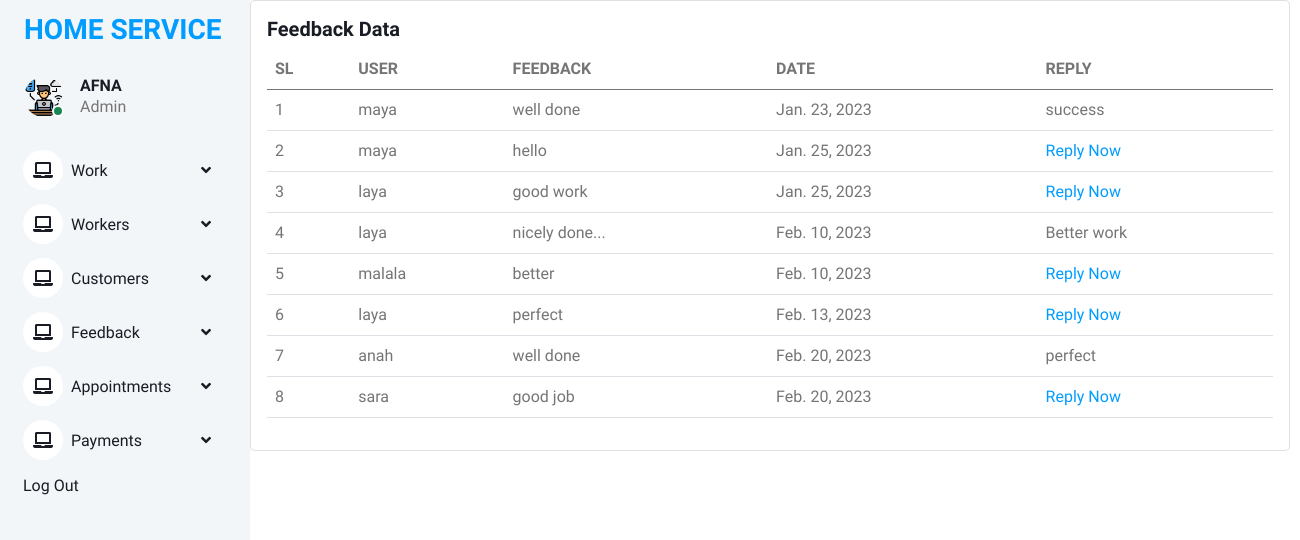
The page /feedbacks (signed in) on the database its author committed.
### online_home_service_app/models.py (models this page shows)
class Complaints(models.Model):
    user = models.ForeignKey(Login,on_delete=models.DO_NOTHING)
    feedback = models.TextField()
    date = models.DateField(auto_now=True)
    reply = models.TextField(null=True,blank=True)

class Login(AbstractUser):
    is_customer=models.BooleanField(default=False)
    is_worker=models.BooleanField(default=False)

### online_home_service_app/views.py (the view)
# urls.py: path("feedbacks", views.feedbacks, name="feedbacks"),
@login_required(login_url = 'logout')
def feedbacks(request):
    n = Complaints.objects.all
    return render(request, "admin/feedbacks.html",{"feedbacks":n})

### templates/admin/feedbacks.html (shortened to what this page needs)
{% extends "admin/admin base.html" %}
{% block content %}
<div class="card" style="width: 65rem;">
  <div class="card-body">
    <h5 class="card-title">Feedback Data</h5>
<table class="table">
  <thead>
    <tr>
      <th scope="col">SL</th>
      <th scope="col">USER</th>
      <th scope="col">FEEDBACK</th>
      <th scope="col">DATE</th>
      <th scope="col">REPLY</th>
    </tr>
  </thead>
  <tbody>
      {% for n in feedbacks %}
    <tr>
      <td>{{forloop.counter}}</td>
      <td>{{n.user}}</td>
        <td>{{n.feedback}}</td>
         <td>{{n.date}}</td>
       <td>
        {% if n.reply == None %}
           <a href = "{% url 'reply_feedback' n.id %}">Reply Now</a>
        {% else %}
        {{n.reply}}
        {% endif %}
      </td>
    {% empty %}
    </tr>
      <tr>
        <td colspan="7"><h3>No Results Found</h3></td>
      </tr>
{% endfor %}
  </tbody>
  </table>
{% endblock %}

### templates/admin/admin base.html (shortened to what this page needs)
<!DOCTYPE html>
{% load static %}
<html lang="en">
<head>
    <link href="https://cdnjs.cloudflare.com/ajax/libs/font-awesome/5.10.0/css/all.min.css" rel="stylesheet">
    <link href="https://cdn.jsdelivr.net/npm/bootstrap-icons@1.4.1/font/bootstrap-icons.css" rel="stylesheet">
    <link href=" {% static 'static1/assets2/lib/owlcarousel/assets/owl.carousel.min.css' %} " rel="stylesheet">
    <link href=" {% static 'static1/assets2/lib/tempusdominus/css/tempusdominus-bootstrap-4.min.css' %} " rel="stylesheet" />
    <link href=" {% static 'static1/assets2/css/bootstrap.min.css' %} " rel="stylesheet">
    <link href=" {% static 'static1/assets2/css/style.css' %} " rel="stylesheet">
</head>
<body>
    <div class="container-xxl position-relative bg-white d-flex p-0">
        <div class="sidebar pe-4 pb-3">
            <nav class="navbar bg-light navbar-light">
                <a href=" {% url 'index' %} " class="navbar-brand mx-4 mb-3">
                    <h3 class="text-primary">HOME SERVICE</h3>
                </a>
                <div class="d-flex align-items-center ms-4 mb-4">
                    <div class="position-relative">
                        <img class="rounded-circle" src=" {% static 'static1/assets2/img/administrator.png' %} " alt="" style="width: 40px; height: 40px;">
                        <div class="bg-success rounded-circle border border-2 border-white position-absolute end-0 bottom-0 p-1"></div>
                    </div>
                    <div class="ms-3">
                        <h6 class="mb-0">AFNA</h6>
                        <span>Admin</span>
                    </div>
                </div>
                <div class="navbar-nav w-100">
                    <div class="nav-item dropdown">
                        <a href="#" class="nav-link dropdown-toggle" data-bs-toggle="dropdown"><i class="fa fa-laptop me-2"></i>Work</a>
                    </div>
                <div class="navbar-nav w-100">
                    <div class="nav-item dropdown">
                        <a href="#" class="nav-link dropdown-toggle" data-bs-toggle="dropdown"><i class="fa fa-laptop me-2"></i>Workers</a>
                    </div>
                     <div class="navbar-nav w-100">
                    <div class="nav-item dropdown">
                        <a href="#" class="nav-link dropdown-toggle" data-bs-toggle="dropdown"><i class="fa fa-laptop me-2"></i>Customers</a>
                    </div>
                          <div class="navbar-nav w-100">
                    <div class="nav-item dropdown">
                        <a href="#" class="nav-link dropdown-toggle" data-bs-toggle="dropdown"><i class="fa fa-laptop me-2"></i>Feedback</a>
                    </div>
                              <div class="nav-item dropdown">
                        <a href="#" class="nav-link dropdown-toggle" data-bs-toggle="dropdown"><i class="fa fa-laptop me-2"></i>Appointments</a>
                    </div>
                               <div class="nav-item dropdown">
                        <a href="#" class="nav-link dropdown-toggle" data-bs-toggle="dropdown"><i class="fa fa-laptop me-2"></i>Payments</a>
                    </div>
                              <div>
                                  <a href="{% url 'logout' %} " class="nav-link">Log Out</a>
                              </div>
                    </div>
                </div>
            </nav>
        </div>
        <div class="content">
{% block content %}
            {% endblock %}
</body>
</html>

### static/static1/assets2/css/style.css (style rules this page uses)
:root { --primary: #009CFF; --light: #F3F6F9; --dark: #191C24; }
.sidebar { position: fixed; top: 0; left: 0; bottom: 0; width: 250px; height: 100vh; overflow-y: auto; background: var(--light); transition: 0.5s; z-index: 999; }
.content { margin-left: 250px; min-height: 100vh; background: #FFFFFF; transition: 0.5s; }
@media (min-width: 992px) { .sidebar { margin-left: 0; } }
@media (min-width: 992px) { .content { width: calc(100% - 250px); } }
.sidebar .navbar .navbar-nav .nav-link { padding: 7px 20px; color: var(--dark); font-weight: 500; border-left: 3px solid var(--light); border-radius: 0 30px 30px 0; outline: none; }
.sidebar .navbar .navbar-nav .nav-link i { width: 40px; height: 40px; display: inline-flex; align-items: center; justify-content: center; background: #FFFFFF; border-radius: 40px; }
.sidebar .navbar .dropdown-toggle::after { position: absolute; top: 15px; right: 15px; border: none; content: "\f107"; font-family: "Font Awesome 5 Free"; font-weight: 900; transition: .5s; }

### rows shown on the page
Complaints: user "maya", feedback "well done", date "Jan. 23, 2023", reply "success"
Complaints: user "maya", feedback "hello", date "Jan. 25, 2023", shows "Reply Now"
Complaints: user "laya", feedback "good work", date "Jan. 25, 2023", shows "Reply Now"
Complaints: user "laya", feedback "nicely done...", date "Feb. 10, 2023", reply "Better work"
Complaints: user "malala", feedback "better", date "Feb. 10, 2023", shows "Reply Now"
Complaints: user "laya", feedback "perfect", date "Feb. 13, 2023", shows "Reply Now"
Complaints: user "anah", feedback "well done", date "Feb. 20, 2023", reply "perfect"
Complaints: user "sara", feedback "good job", date "Feb. 20, 2023", shows "Reply Now"
